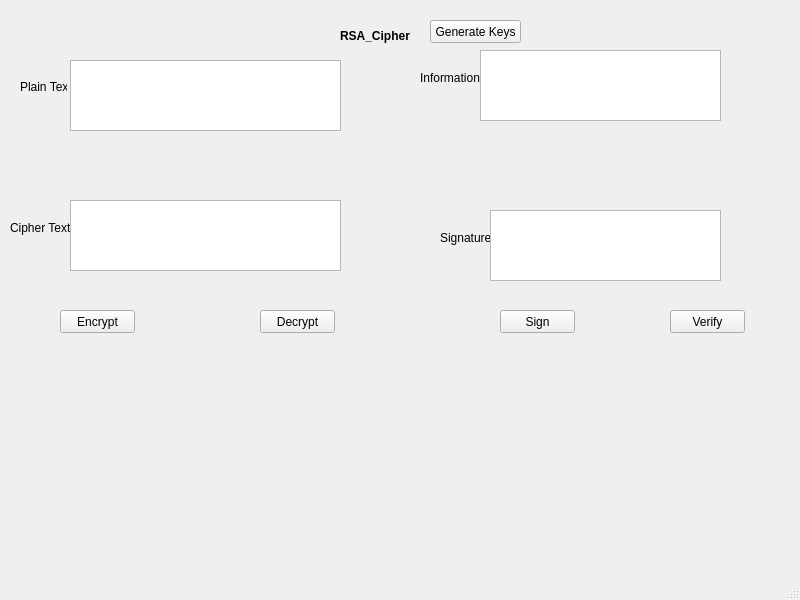
<?xml version="1.0" encoding="UTF-8"?>
<ui version="4.0">
 <class>MainWindow</class>
 <widget class="QMainWindow" name="MainWindow">
  <property name="geometry">
   <rect>
    <x>0</x>
    <y>0</y>
    <width>800</width>
    <height>600</height>
   </rect>
  </property>
  <property name="windowTitle">
   <string>MainWindow</string>
  </property>
  <widget class="QWidget" name="centralwidget">
   <widget class="QLabel" name="label">
    <property name="geometry">
     <rect>
      <x>340</x>
      <y>10</y>
      <width>91</width>
      <height>51</height>
     </rect>
    </property>
    <property name="font">
     <font>
      <weight>75</weight>
      <bold>true</bold>
     </font>
    </property>
    <property name="text">
     <string>RSA_Cipher</string>
    </property>
   </widget>
   <widget class="QPushButton" name="btnGenerate">
    <property name="geometry">
     <rect>
      <x>430</x>
      <y>20</y>
      <width>91</width>
      <height>23</height>
     </rect>
    </property>
    <property name="text">
     <string>Generate Keys</string>
    </property>
   </widget>
   <widget class="QLabel" name="label_2">
    <property name="geometry">
     <rect>
      <x>20</x>
      <y>80</y>
      <width>47</width>
      <height>13</height>
     </rect>
    </property>
    <property name="text">
     <string>Plain Text</string>
    </property>
   </widget>
   <widget class="QLabel" name="label_3">
    <property name="geometry">
     <rect>
      <x>10</x>
      <y>220</y>
      <width>71</width>
      <height>16</height>
     </rect>
    </property>
    <property name="text">
     <string>Cipher Text</string>
    </property>
   </widget>
   <widget class="QLabel" name="label_4">
    <property name="geometry">
     <rect>
      <x>420</x>
      <y>70</y>
      <width>71</width>
      <height>16</height>
     </rect>
    </property>
    <property name="text">
     <string>Information</string>
    </property>
   </widget>
   <widget class="QLabel" name="label_5">
    <property name="geometry">
     <rect>
      <x>440</x>
      <y>230</y>
      <width>61</width>
      <height>16</height>
     </rect>
    </property>
    <property name="text">
     <string>Signature</string>
    </property>
   </widget>
   <widget class="QTextEdit" name="txtPlain">
    <property name="geometry">
     <rect>
      <x>70</x>
      <y>60</y>
      <width>271</width>
      <height>71</height>
     </rect>
    </property>
   </widget>
   <widget class="QTextEdit" name="txtCipher">
    <property name="geometry">
     <rect>
      <x>70</x>
      <y>200</y>
      <width>271</width>
      <height>71</height>
     </rect>
    </property>
   </widget>
   <widget class="QTextEdit" name="txtInfo">
    <property name="geometry">
     <rect>
      <x>480</x>
      <y>50</y>
      <width>241</width>
      <height>71</height>
     </rect>
    </property>
   </widget>
   <widget class="QTextEdit" name="txtSign">
    <property name="geometry">
     <rect>
      <x>490</x>
      <y>210</y>
      <width>231</width>
      <height>71</height>
     </rect>
    </property>
   </widget>
   <widget class="QPushButton" name="btnEncrypt">
    <property name="geometry">
     <rect>
      <x>60</x>
      <y>310</y>
      <width>75</width>
      <height>23</height>
     </rect>
    </property>
    <property name="text">
     <string>Encrypt</string>
    </property>
   </widget>
   <widget class="QPushButton" name="btnDecrypt">
    <property name="geometry">
     <rect>
      <x>260</x>
      <y>310</y>
      <width>75</width>
      <height>23</height>
     </rect>
    </property>
    <property name="text">
     <string>Decrypt</string>
    </property>
   </widget>
   <widget class="QPushButton" name="btnSign">
    <property name="geometry">
     <rect>
      <x>500</x>
      <y>310</y>
      <width>75</width>
      <height>23</height>
     </rect>
    </property>
    <property name="text">
     <string>Sign</string>
    </property>
   </widget>
   <widget class="QPushButton" name="btnVerify">
    <property name="geometry">
     <rect>
      <x>670</x>
      <y>310</y>
      <width>75</width>
      <height>23</height>
     </rect>
    </property>
    <property name="text">
     <string>Verify</string>
    </property>
   </widget>
  </widget>
  <widget class="QMenuBar" name="menubar">
   <property name="geometry">
    <rect>
     <x>0</x>
     <y>0</y>
     <width>800</width>
     <height>21</height>
    </rect>
   </property>
  </widget>
  <widget class="QStatusBar" name="statusbar"/>
 </widget>
 <resources/>
 <connections/>
</ui>
